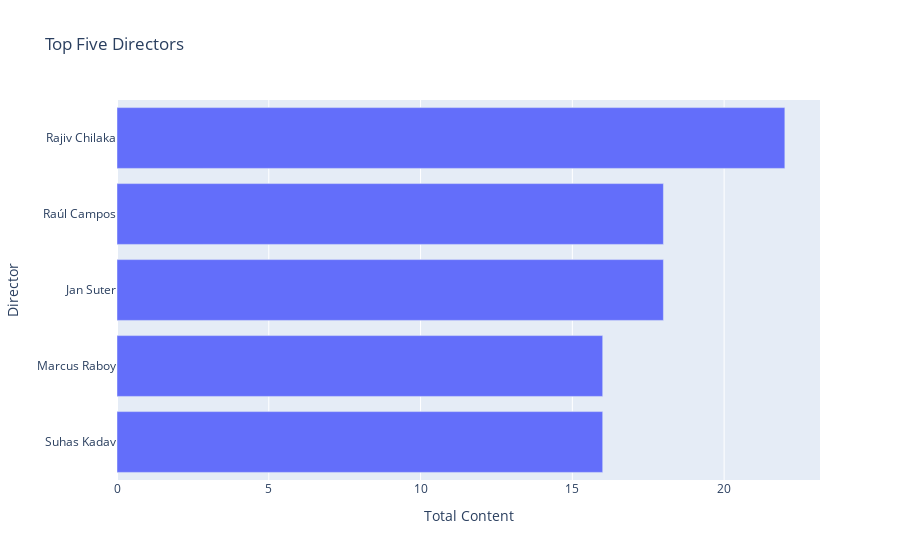

The code cell stored with this chart in its notebook:
### Code cell
dirs=pd.DataFrame()
dirs=df['director'].str.split(',',expand=True).stack()
dirs=dirs.to_frame()
dirs.columns=['Director']

dirs1=dirs.groupby(['Director']).size().reset_index(name='Total Content')
dirs1=dirs1[dirs1.Director !='No Director']
dirs1=dirs1.sort_values(by=['Total Content'],ascending=False)

TopFiveDirs=dirs1.head()
TopFiveDirs=TopFiveDirs.sort_values(by=['Total Content'])

fig1=px.bar(TopFiveDirs,x='Total Content',y='Director',title='Top Five Directors')
fig1.show()

### Figure 1 — Plotly figure (JSON) as saved in the notebook; plotly's stock layout.template omitted (floating-point values rounded to 4 significant figures)
{"data": [{"alignmentgroup": "True", "hovertemplate": "Total Content=%{x}<br>Director=%{y}<extra></extra>", "legendgroup": "", "marker": {"color": "#636efa", "pattern": {"shape": ""}}, "name": "", "offsetgroup": "", "orientation": "h", "showlegend": false, "textposition": "auto", "type": "bar", "x": [16, 16, 18, 18, 22], "xaxis": "x", "y": ["Suhas Kadav", "Marcus Raboy", " Jan Suter", "Raúl Campos", "Rajiv Chilaka"], "yaxis": "y"}], "layout": {"barmode": "relative", "legend": {"tracegroupgap": 0}, "title": {"text": "Top Five Directors"}, "xaxis": {"anchor": "y", "domain": [0, 1], "title": {"text": "Total Content"}}, "yaxis": {"anchor": "x", "domain": [0, 1], "title": {"text": "Director"}}}}
